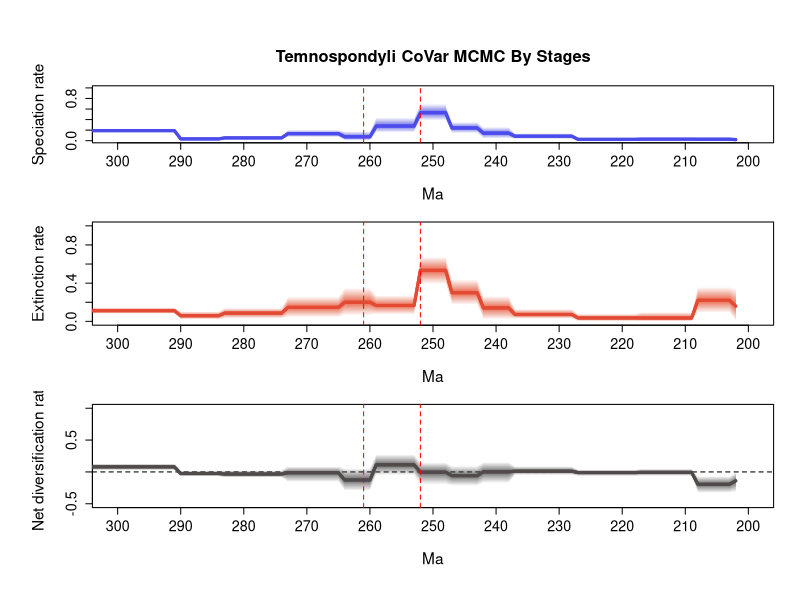

Here is the R script that generated this plot:
# 1 files combined:
# 	C:\Users\SimoesLabAdmin\Documents\BDNN_Arielli\temnospondyli\mcmc_fixshift_predictors\C_covar/combined_10_marginal_rates.log

# 95% HPDs calculated using code from Biopy (https://www.cs.auckland.ac.nz/~yhel002/biopy/)

pdf(file='C:/Users/SimoesLabAdmin/Documents/BDNN_Arielli/temnospondyli/mcmc_fixshift_predictors/C_covar/combined_10_marginal_rates_RTT_final.pdf',width=8, height=10.8)
par(mfrow=c(3,1), cex.main=1.7, cex.lab=1.4, cex.axis=1.3,
    mgp=c(3.5, 1, 0),      # distance of axis labels from plot, increase first value to move y axis label further out
    oma=c(2, 2, 2, 0))     # outer margins for the entire figure
library(scales)
plot_RTT <- function (age,hpd_M,hpd_m,mean_m,color){
    N=100
    beta=(1:(N-1))/N
    alpha_shape=0.25
    cat=1-(beta^(1./alpha_shape))
    for (i in 1:(N-1)){
        trans= 1/N + 2/N
        polygon(c(age, rev(age)), c(hpd_M-((hpd_M-mean_m)*cat[i]), rev(hpd_m+((mean_m-hpd_m)*cat[i]))), col = alpha(color,trans), border = NA)
    }
    lines(rev(age), rev(mean_m), col = color, lwd=3)
}
    
L_hpd_m95=c(NA, NA,NA,NA,NA,NA,NA,NA,NA,NA,NA,NA,NA,NA,NA,NA,NA,NA,NA,NA,NA,NA,NA,NA,NA,NA,NA,0.0,7.4e-05,7.4e-05,7.4e-05,7.4e-05,7.4e-05,7.4e-05,2.3e-05,2.3e-05,2.3e-05,2.3e-05,2.3e-05,2.3e-05,2.3e-05,2.3e-05,2.3e-05,0.000865,0.000865,0.000865,0.000865,0.000865,0.000865,0.000865,0.000865,0.000865,0.000865,0.031675,0.031675,0.031675,0.031675,0.031675,0.031675,0.031675,0.031675,0.031675,0.031675,0.037579,0.037579,0.037579,0.037579,0.037579,0.142837,0.142837,0.142837,0.142837,0.142837,0.381638,0.381638,0.381638,0.381638,0.381638,0.152704,0.152704,0.152704,0.152704,0.152704,0.152704,0.152704,0.000171,0.000171,0.000171,0.000171,0.000171,0.065113,0.065113,0.065113,0.065113,0.065113,0.065113,0.065113,0.065113,0.065113,0.020647,0.020647,0.020647,0.020647,0.020647,0.020647,0.020647,0.020647,0.020647,0.020647,0.007553,0.007553,0.007553,0.007553,0.007553,0.007553,0.007553,0.146114,0.146114,0.146114,0.146114,0.146114,0.146114,0.146114,0.146114,0.146114,0.146114,0.146114,0.146114,0.146114,0.146114,0.146114,0.146114,0.146114,0.146114)
L_hpd_M95=c(NA, NA,NA,NA,NA,NA,NA,NA,NA,NA,NA,NA,NA,NA,NA,NA,NA,NA,NA,NA,NA,NA,NA,NA,NA,NA,NA,0.066252,0.072539,0.072539,0.072539,0.072539,0.072539,0.072539,0.069191,0.069191,0.069191,0.069191,0.069191,0.069191,0.069191,0.069191,0.069191,0.056572,0.056572,0.056572,0.056572,0.056572,0.056572,0.056572,0.056572,0.056572,0.056572,0.14262,0.14262,0.14262,0.14262,0.14262,0.14262,0.14262,0.14262,0.14262,0.14262,0.260995,0.260995,0.260995,0.260995,0.260995,0.356597,0.356597,0.356597,0.356597,0.356597,0.698765,0.698765,0.698765,0.698765,0.698765,0.44453,0.44453,0.44453,0.44453,0.44453,0.44453,0.44453,0.181458,0.181458,0.181458,0.181458,0.181458,0.203643,0.203643,0.203643,0.203643,0.203643,0.203643,0.203643,0.203643,0.203643,0.083612,0.083612,0.083612,0.083612,0.083612,0.083612,0.083612,0.083612,0.083612,0.083612,0.064456,0.064456,0.064456,0.064456,0.064456,0.064456,0.064456,0.233517,0.233517,0.233517,0.233517,0.233517,0.233517,0.233517,0.233517,0.233517,0.233517,0.233517,0.233517,0.233517,0.233517,0.233517,0.233517,0.233517,0.233517)
M_hpd_m95=c(NA, NA,NA,NA,NA,NA,NA,NA,NA,NA,NA,NA,NA,NA,NA,NA,NA,NA,NA,NA,NA,NA,NA,NA,NA,NA,NA,0.0,0.087695,0.087695,0.087695,0.087695,0.087695,0.087695,4e-06,4e-06,4e-06,4e-06,4e-06,4e-06,4e-06,4e-06,4e-06,0.000552,0.000552,0.000552,0.000552,0.000552,0.000552,0.000552,0.000552,0.000552,0.000552,0.027411,0.027411,0.027411,0.027411,0.027411,0.027411,0.027411,0.027411,0.027411,0.027411,0.01983,0.01983,0.01983,0.01983,0.01983,0.171548,0.171548,0.171548,0.171548,0.171548,0.388866,0.388866,0.388866,0.388866,0.388866,0.069707,0.069707,0.069707,0.069707,0.069707,0.069707,0.069707,0.060715,0.060715,0.060715,0.060715,0.060715,0.039816,0.039816,0.039816,0.039816,0.039816,0.039816,0.039816,0.039816,0.039816,0.030057,0.030057,0.030057,0.030057,0.030057,0.030057,0.030057,0.030057,0.030057,0.030057,0.019042,0.019042,0.019042,0.019042,0.019042,0.019042,0.019042,0.079891,0.079891,0.079891,0.079891,0.079891,0.079891,0.079891,0.079891,0.079891,0.079891,0.079891,0.079891,0.079891,0.079891,0.079891,0.079891,0.079891,0.079891)
M_hpd_M95=c(NA, NA,NA,NA,NA,NA,NA,NA,NA,NA,NA,NA,NA,NA,NA,NA,NA,NA,NA,NA,NA,NA,NA,NA,NA,NA,NA,0.34991,0.363656,0.363656,0.363656,0.363656,0.363656,0.363656,0.097396,0.097396,0.097396,0.097396,0.097396,0.097396,0.097396,0.097396,0.097396,0.078649,0.078649,0.078649,0.078649,0.078649,0.078649,0.078649,0.078649,0.078649,0.078649,0.13097,0.13097,0.13097,0.13097,0.13097,0.13097,0.13097,0.13097,0.13097,0.13097,0.267649,0.267649,0.267649,0.267649,0.267649,0.442218,0.442218,0.442218,0.442218,0.442218,0.679501,0.679501,0.679501,0.679501,0.679501,0.273719,0.273719,0.273719,0.273719,0.273719,0.273719,0.273719,0.352538,0.352538,0.352538,0.352538,0.352538,0.259449,0.259449,0.259449,0.259449,0.259449,0.259449,0.259449,0.259449,0.259449,0.139993,0.139993,0.139993,0.139993,0.139993,0.139993,0.139993,0.139993,0.139993,0.139993,0.104288,0.104288,0.104288,0.104288,0.104288,0.104288,0.104288,0.147038,0.147038,0.147038,0.147038,0.147038,0.147038,0.147038,0.147038,0.147038,0.147038,0.147038,0.147038,0.147038,0.147038,0.147038,0.147038,0.147038,0.147038)
R_hpd_m95=c(NA, NA,NA,NA,NA,NA,NA,NA,NA,NA,NA,NA,NA,NA,NA,NA,NA,NA,NA,NA,NA,NA,NA,NA,NA,NA,NA,-0.317741,-0.331404,-0.331404,-0.331404,-0.331404,-0.331404,-0.331404,-0.064244,-0.064244,-0.064244,-0.064244,-0.064244,-0.064244,-0.064244,-0.064244,-0.064244,-0.065663,-0.065663,-0.065663,-0.065663,-0.065663,-0.065663,-0.065663,-0.065663,-0.065663,-0.065663,-0.047918,-0.047918,-0.047918,-0.047918,-0.047918,-0.047918,-0.047918,-0.047918,-0.047918,-0.047918,-0.178588,-0.178588,-0.178588,-0.178588,-0.178588,-0.220793,-0.220793,-0.220793,-0.220793,-0.220793,-0.199028,-0.199028,-0.199028,-0.199028,-0.199028,-0.054495,-0.054495,-0.054495,-0.054495,-0.054495,-0.054495,-0.054495,-0.297894,-0.297894,-0.297894,-0.297894,-0.297894,-0.161777,-0.161777,-0.161777,-0.161777,-0.161777,-0.161777,-0.161777,-0.161777,-0.161777,-0.089891,-0.089891,-0.089891,-0.089891,-0.089891,-0.089891,-0.089891,-0.089891,-0.089891,-0.089891,-0.073201,-0.073201,-0.073201,-0.073201,-0.073201,-0.073201,-0.073201,0.024833,0.024833,0.024833,0.024833,0.024833,0.024833,0.024833,0.024833,0.024833,0.024833,0.024833,0.024833,0.024833,0.024833,0.024833,0.024833,0.024833,0.024833)
R_hpd_M95=c(NA, NA,NA,NA,NA,NA,NA,NA,NA,NA,NA,NA,NA,NA,NA,NA,NA,NA,NA,NA,NA,NA,NA,NA,NA,NA,NA,0.0,-0.06207,-0.06207,-0.06207,-0.06207,-0.06207,-0.06207,0.050081,0.050081,0.050081,0.050081,0.050081,0.050081,0.050081,0.050081,0.050081,0.039681,0.039681,0.039681,0.039681,0.039681,0.039681,0.039681,0.039681,0.039681,0.039681,0.089323,0.089323,0.089323,0.089323,0.089323,0.089323,0.089323,0.089323,0.089323,0.089323,0.158126,0.158126,0.158126,0.158126,0.158126,0.098083,0.098083,0.098083,0.098083,0.098083,0.154165,0.154165,0.154165,0.154165,0.154165,0.279458,0.279458,0.279458,0.279458,0.279458,0.279458,0.279458,0.066254,0.066254,0.066254,0.066254,0.066254,0.087639,0.087639,0.087639,0.087639,0.087639,0.087639,0.087639,0.087639,0.087639,0.02627,0.02627,0.02627,0.02627,0.02627,0.02627,0.02627,0.02627,0.02627,0.02627,0.023897,0.023897,0.023897,0.023897,0.023897,0.023897,0.023897,0.13324,0.13324,0.13324,0.13324,0.13324,0.13324,0.13324,0.13324,0.13324,0.13324,0.13324,0.13324,0.13324,0.13324,0.13324,0.13324,0.13324,0.13324)
L_mean=c(NA, NA,NA,NA,NA,NA,NA,NA,NA,NA,NA,NA,NA,NA,NA,NA,NA,NA,NA,NA,NA,NA,NA,NA,NA,NA,NA,0.019763271,0.02635693,0.02635693,0.02635693,0.02635693,0.02635693,0.02635693,0.028162032,0.028162032,0.028162032,0.028162032,0.028162032,0.028162032,0.028162032,0.028162032,0.028162032,0.025425906,0.025425906,0.025425906,0.025425906,0.025425906,0.025425906,0.025425906,0.025425906,0.025425906,0.025425906,0.084495048,0.084495048,0.084495048,0.084495048,0.084495048,0.084495048,0.084495048,0.084495048,0.084495048,0.084495048,0.142432349,0.142432349,0.142432349,0.142432349,0.142432349,0.241623748,0.241623748,0.241623748,0.241623748,0.241623748,0.529950295,0.529950295,0.529950295,0.529950295,0.529950295,0.277743574,0.277743574,0.277743574,0.277743574,0.277743574,0.277743574,0.277743574,0.07380735,0.07380735,0.07380735,0.07380735,0.07380735,0.133795552,0.133795552,0.133795552,0.133795552,0.133795552,0.133795552,0.133795552,0.133795552,0.133795552,0.053313906,0.053313906,0.053313906,0.053313906,0.053313906,0.053313906,0.053313906,0.053313906,0.053313906,0.053313906,0.033956146,0.033956146,0.033956146,0.033956146,0.033956146,0.033956146,0.033956146,0.191293321,0.191293321,0.191293321,0.191293321,0.191293321,0.191293321,0.191293321,0.191293321,0.191293321,0.191293321,0.191293321,0.191293321,0.191293321,0.191293321,0.191293321,0.191293321,0.191293321,0.191293321)
M_mean=c(NA, NA,NA,NA,NA,NA,NA,NA,NA,NA,NA,NA,NA,NA,NA,NA,NA,NA,NA,NA,NA,NA,NA,NA,NA,NA,NA,0.159494667,0.22051126,0.22051126,0.22051126,0.22051126,0.22051126,0.22051126,0.034790751,0.034790751,0.034790751,0.034790751,0.034790751,0.034790751,0.034790751,0.034790751,0.034790751,0.035991095,0.035991095,0.035991095,0.035991095,0.035991095,0.035991095,0.035991095,0.035991095,0.035991095,0.035991095,0.072249815,0.072249815,0.072249815,0.072249815,0.072249815,0.072249815,0.072249815,0.072249815,0.072249815,0.072249815,0.140958286,0.140958286,0.140958286,0.140958286,0.140958286,0.300356383,0.300356383,0.300356383,0.300356383,0.300356383,0.534168956,0.534168956,0.534168956,0.534168956,0.534168956,0.166086396,0.166086396,0.166086396,0.166086396,0.166086396,0.166086396,0.166086396,0.200001795,0.200001795,0.200001795,0.200001795,0.200001795,0.14634105,0.14634105,0.14634105,0.14634105,0.14634105,0.14634105,0.14634105,0.14634105,0.14634105,0.086329247,0.086329247,0.086329247,0.086329247,0.086329247,0.086329247,0.086329247,0.086329247,0.086329247,0.086329247,0.059127559,0.059127559,0.059127559,0.059127559,0.059127559,0.059127559,0.059127559,0.111742742,0.111742742,0.111742742,0.111742742,0.111742742,0.111742742,0.111742742,0.111742742,0.111742742,0.111742742,0.111742742,0.111742742,0.111742742,0.111742742,0.111742742,0.111742742,0.111742742,0.111742742)
R_mean=c(NA, NA,NA,NA,NA,NA,NA,NA,NA,NA,NA,NA,NA,NA,NA,NA,NA,NA,NA,NA,NA,NA,NA,NA,NA,NA,NA,-0.139731387,-0.19415431,-0.19415431,-0.19415431,-0.19415431,-0.19415431,-0.19415431,-0.00662871,-0.00662871,-0.00662871,-0.00662871,-0.00662871,-0.00662871,-0.00662871,-0.00662871,-0.00662871,-0.010565191,-0.010565191,-0.010565191,-0.010565191,-0.010565191,-0.010565191,-0.010565191,-0.010565191,-0.010565191,-0.010565191,0.012245189,0.012245189,0.012245189,0.012245189,0.012245189,0.012245189,0.012245189,0.012245189,0.012245189,0.012245189,0.001474073,0.001474073,0.001474073,0.001474073,0.001474073,-0.058732617,-0.058732617,-0.058732617,-0.058732617,-0.058732617,-0.004218647,-0.004218647,-0.004218647,-0.004218647,-0.004218647,0.1116572,0.1116572,0.1116572,0.1116572,0.1116572,0.1116572,0.1116572,-0.126194429,-0.126194429,-0.126194429,-0.126194429,-0.126194429,-0.012545527,-0.012545527,-0.012545527,-0.012545527,-0.012545527,-0.012545527,-0.012545527,-0.012545527,-0.012545527,-0.033015347,-0.033015347,-0.033015347,-0.033015347,-0.033015347,-0.033015347,-0.033015347,-0.033015347,-0.033015347,-0.033015347,-0.025171425,-0.025171425,-0.025171425,-0.025171425,-0.025171425,-0.025171425,-0.025171425,0.079550596,0.079550596,0.079550596,0.079550596,0.079550596,0.079550596,0.079550596,0.079550596,0.079550596,0.079550596,0.079550596,0.079550596,0.079550596,0.079550596,0.079550596,0.079550596,0.079550596,0.079550596)
trans=0.5
age=(0:(134-1))* -1
age = age - 175
# Calculate positions for the mass extinction events
perm_trias_extinction = -252 # End-Permian mass extinction (252 Ma)
guadalupian_extinction = -261 # Guadalupian extinction (261 Ma)

# Define custom tick positions at 10 MY intervals
x_ticks <- seq(-300, -200, by=10)
x_tick_labels <- abs(x_ticks)

# First plot: Speciation rate
par(mar=c(5, 5, 4.5, 2))  # bottom, left, top, right margins
plot(age, age, type='n', ylim=c(0, 1), xlim=c(-300, -200), # Changed xlim to -300, -200, from auto-generated values 
     ylab='Speciation rate', xlab='Ma', main='Temnospondyli CoVar MCMC By Stages', 
     xaxt='n', cex.main=1.5, cex.lab=1.4, cex.axis=1.3) # xaxt removes default x axis
axis(1, at=x_ticks, labels=x_tick_labels, cex.axis=1.3) # Custom x-axis with 10MY interval ticks
plot_RTT(age, L_hpd_M95, L_hpd_m95, L_mean, "#4c4cec")
lines(rev(age), rev(L_mean), col="#4c4cec", lwd=3)

# Add vertical lines for mass extinction events
abline(v=perm_trias_extinction, col="red", lty=2) 
abline(v=guadalupian_extinction, col="red", lty=2)

# Second plot: Extinction rate
par(mar=c(5, 5, 1, 2))  # bottom, left, top, right margins. Reduced top margin to 2.5 (from 4.5)
plot(age, age, type='n', ylim=c(0, 1), xlim=c(-300, -200), # Changed xlim to -300, -200, from auto-generated values 
     ylab='Extinction rate', xlab='Ma',
     xaxt='n', cex.main=1.5, cex.lab=1.4, cex.axis=1.3) # xaxt removes default x axis
axis(1, at=x_ticks, labels=x_tick_labels, cex.axis=1.3) # Custom x-axis with 10MY interval ticks

plot_RTT(age, M_hpd_M95, M_hpd_m95, M_mean, "#e34a33")
lines(rev(age), rev(M_mean), col="#e34a33", lwd=3)

# Add vertical lines for mass extinction events
abline(v=perm_trias_extinction, col="red", lty=2)
abline(v=guadalupian_extinction, col="red", lty=2)


# Third plot: Net diversification rate
par(mar=c(5, 5, 1, 2))  # bottom, left, top, right margins. Reduced top margin to 2.5 (from 4.5)
plot(age, age, type='n', ylim=c(-0.5, 1), xlim=c(-300, -200), # Changed xlim to -300, -200, from auto-generated values
     ylab='Net diversification rate', xlab='Ma',
     xaxt='n', cex.main=1.5, cex.lab=1.4, cex.axis=1.3) # xaxt removes default x axis
axis(1, at=x_ticks, labels=x_tick_labels, cex.axis=1.3) # Custom x-axis with 10MY interval ticks

abline(h=0, lty=2, col="black")
plot_RTT(age, R_hpd_M95, R_hpd_m95, R_mean, "#504A4B")
lines(rev(age), rev(R_mean), col="#504A4B", lwd=3)

# Add vertical lines for mass extinction events
abline(v=perm_trias_extinction, col="red", lty=2)
abline(v=guadalupian_extinction, col="red", lty=2)

dev.off()
